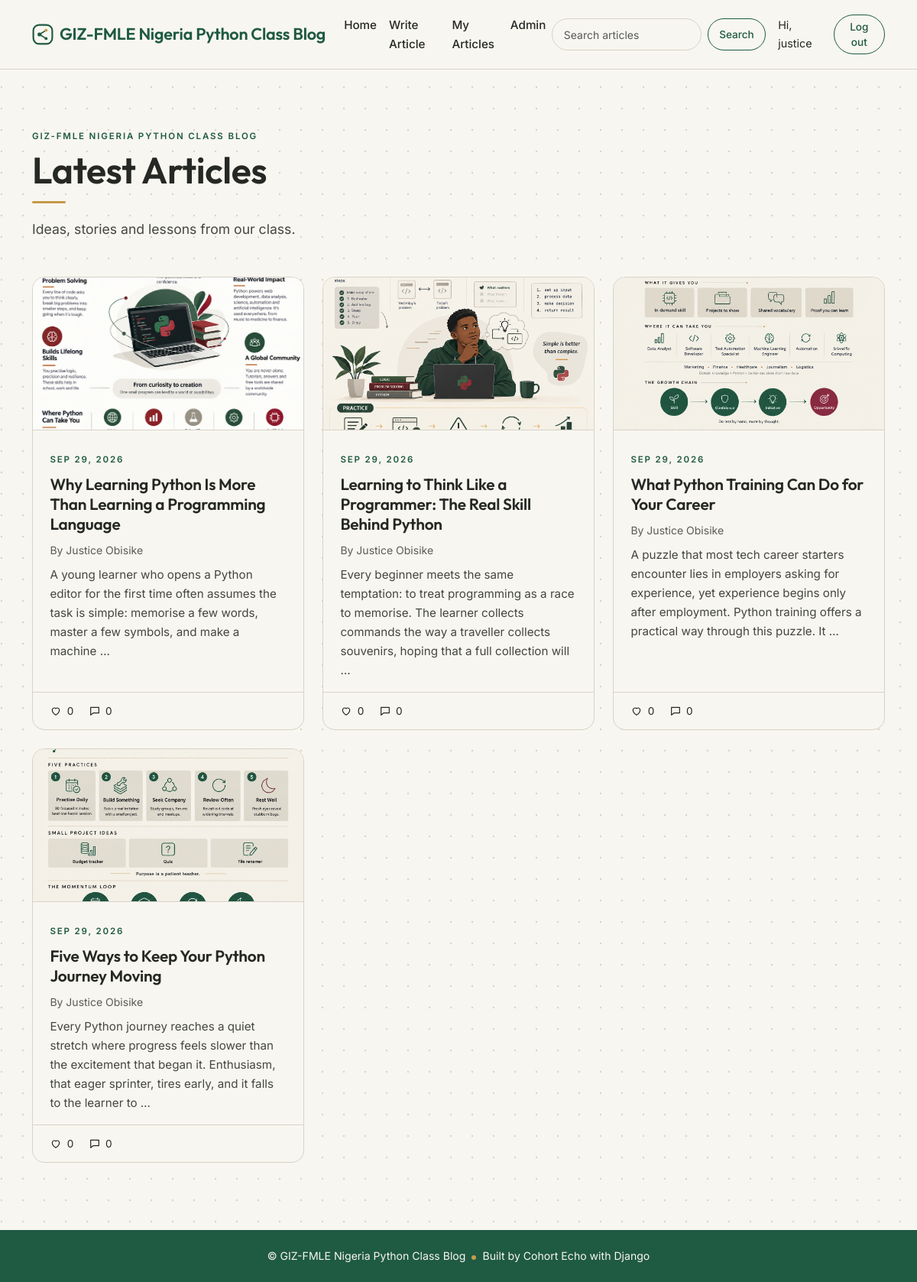
Screenshot of / (signed in) with the database file from the repository.
### blog/models.py (models this page shows, shortened)
class Post(models.Model):
    STATUS_CHOICES = [
        ('draft', 'Draft'),
        ('published', 'Published'),
    ]
    title = models.CharField(max_length=200)
    slug = models.SlugField(max_length=220, unique=True, blank=True)
    author = models.ForeignKey(
        settings.AUTH_USER_MODEL, on_delete=models.CASCADE, related_name='posts'
    )
    cover_image = models.ImageField(upload_to='covers/', blank=True, null=True)
    content = models.TextField()
    status = models.CharField(max_length=10, choices=STATUS_CHOICES, default='published')
    created_at = models.DateTimeField(auto_now_add=True)
    updated_at = models.DateTimeField(auto_now=True)
    likes = models.ManyToManyField(
        settings.AUTH_USER_MODEL, related_name='liked_posts', blank=True
    )
    class Meta:
        ordering = ['-created_at']
    def get_absolute_url(self):
        return reverse('post_detail', kwargs={'slug': self.slug})

### blog/views.py (the view)
# urls.py: path('', views.PostListView.as_view(), name='home'),
class PostListView(ListView):
    template_name = 'blog/home.html'
    context_object_name = 'posts'
    paginate_by = 6
    def get_queryset(self):
        qs = (
            Post.objects.filter(status='published')
            .select_related('author')
            .annotate(
                like_count=Count('likes', distinct=True),
                comment_count=Count(
                    'comments', filter=Q(comments__active=True), distinct=True
                ),
            )
        )
        q = self.request.GET.get('q', '').strip()
        if q:
            qs = qs.filter(Q(title__icontains=q) | Q(content__icontains=q))
        return qs

### blog/context_processors.py (called while the page is built)
def author_status(request):
    return {'is_author': is_author(request.user)}

### blog/permissions.py (called while the page is built)
def is_author(user):
    return user.is_authenticated and (
        user.is_superuser or user.groups.filter(name='Authors').exists()
    )

### templates/blog/home.html (shortened to what this page needs)
{% extends 'base.html' %}
{% block content %}
<header class="page-hero">
  <span class="eyebrow">GIZ-FMLE Nigeria Python Class Blog</span>
  <h1 class="display-title">Latest Articles</h1>
  <div class="amber-rule"></div>
  <p class="lead-text">Ideas, stories and lessons from our class.</p>
</header>
<div class="row row-cols-1 row-cols-md-2 row-cols-lg-3 g-4">
  {% for post in posts %}
    <div class="col">
      <article class="post-card">
        {% if post.cover_image %}
          <img src="{{ post.cover_image.url }}" class="post-card__cover" alt="{{ post.title }}">
        {% endif %}
        <div class="post-card__body">
          <span class="eyebrow">{{ post.created_at|date:"M d, Y" }}</span>
          <h2 class="post-card__title">
            <a href="{{ post.get_absolute_url }}">{{ post.title }}</a>
          </h2>
          <p class="small mb-2" style="opacity:.75;">
            By {{ post.author.get_full_name|default:post.author.username }}
          </p>
          <p class="post-card__excerpt">{{ post.content|truncatewords:30 }}</p>
        </div>
        <div class="post-card__footer">
          <span class="icon-stat">
            <svg viewBox="0 0 24 24"><path d="M12 20s-7-4.4-7-10a4 4 0 0 1 7-2.6A4 4 0 0 1 19 10c0 5.6-7 10-7 10z"/></svg>
            {{ post.like_count }}
          </span>
          <span class="icon-stat">
            <svg viewBox="0 0 24 24"><path d="M4 5h16v11H9l-5 4V5z"/></svg>
            {{ post.comment_count }}
          </span>
        </div>
      </article>
    </div>
  {% empty %}
    <p>No articles found.</p>
  {% endfor %}
</div>
{% endblock %}

### templates/base.html (shortened to what this page needs)
{% load static %}
<!DOCTYPE html>
<html lang="en">
<head>
  <link href="https://cdn.jsdelivr.net/npm/bootstrap@5.3.3/dist/css/bootstrap.min.css" rel="stylesheet">
  <link rel="stylesheet" href="{% static 'css/custom.css' %}?v=2">
</head>
<body class="d-flex flex-column min-vh-100">
<nav class="navbar navbar-expand-lg site-nav sticky-top">
  <div class="container">
    <a class="navbar-brand d-flex align-items-center gap-2" href="{% url 'home' %}">
      <span>GIZ-FMLE Nigeria Python Class Blog</span>
    </a>
    <div class="collapse navbar-collapse" id="mainNav">
      <ul class="navbar-nav me-auto">
        <li class="nav-item"><a class="nav-link" href="{% url 'home' %}">Home</a></li>
        {% if is_author %}
          <li class="nav-item"><a class="nav-link" href="{% url 'post_create' %}">Write Article</a></li>
          <li class="nav-item"><a class="nav-link" href="{% url 'my_posts' %}">My Articles</a></li>
        {% endif %}
        {% if user.is_superuser %}
          <li class="nav-item"><a class="nav-link" href="{% url 'admin:index' %}">Admin</a></li>
        {% endif %}
      </ul>
      <form class="d-flex me-lg-3 my-2 my-lg-0" method="get" action="{% url 'home' %}">
        <input class="form-control form-control-sm search-input me-2" type="search" name="q"
               placeholder="Search articles" value="{{ request.GET.q }}">
        <button class="btn btn-outline-primary btn-sm">Search</button>
      </form>
      <ul class="navbar-nav align-items-lg-center">
        {% if user.is_authenticated %}
          <li class="nav-item navbar-text me-3">Hi, {{ user.username }}</li>
          <li class="nav-item">
            <form method="post" action="{% url 'logout' %}">
              <button class="btn btn-outline-primary btn-sm">Log out</button>
            </form>
          </li>
        {% else %}
          <li class="nav-item"><a class="nav-link" href="{% url 'login' %}">Log in</a></li>
          <li class="nav-item ms-lg-2"><a class="btn btn-primary btn-sm" href="{% url 'signup' %}">Sign up</a></li>
        {% endif %}
      </ul>
    </div>
  </div>
</nav>
<main class="container my-4 flex-grow-1">
  {% block content %}{% endblock %}
</main>
<footer class="site-footer">
  <span>&copy; GIZ-FMLE Nigeria Python Class Blog</span><span class="dot-amber"></span><span>Built by Cohort Echo with Django</span>
</footer>
</body>
</html>

### static/css/custom.css (style rules this page uses)
:root { --warm-white: #F8F6F0; --forest: #1F5A43; --stone: #D8D3C8; --brick: #8B3A42; --charcoal: #252824; --amber: #C69A4A; --radius: 16px; --font-heading: 'Outfit', 'Poppins', system-ui, sans-serif; --font-body: 'Inter', system-ui, -apple-system, 'Segoe UI', sans-serif; --bs-body-bg: #F8F6F0; --bs-body-bg-rgb: 248, 246, 240; --bs-body-color: #252824; --bs-body-color-rgb: 37, 40, 36; --bs-body-font-family: var(--font-body); --bs-link-color-rgb: 31, 90, 67; --bs-link-hover-color-rgb: 37, 40, 36; --bs-danger-rgb: 139, 58, 66; --bs-border-color: #D8D3C8; }
body { font-family: var(--font-body); color: var(--charcoal); background-color: var(--warm-white); line-height: 1.65; }
h1, h2, h3, h4, h5, h6, .navbar-brand, .display-title { font-family: var(--font-heading); font-weight: 600; letter-spacing: -0.01em; color: var(--charcoal); }
a { text-decoration: none; }
.eyebrow { font-size: .72rem; letter-spacing: .16em; text-transform: uppercase; font-weight: 600; color: var(--forest); }
.amber-rule { width: 44px; height: 3px; background: var(--amber); border-radius: 2px; margin: .9rem 0 1.2rem; }
.dot-amber { display: inline-block; width: 6px; height: 6px; border-radius: 50%; background: var(--amber); margin: 0 .5rem; vertical-align: middle; }
.lead-text { font-size: 1.1rem; max-width: 42rem; opacity: .85; }
.page-hero { padding: 3rem 0 2rem; }
.display-title { font-size: clamp(2rem, 4.5vw, 3rem); line-height: 1.1; margin: .4rem 0 0; }
.site-nav { background: var(--warm-white); border-bottom: 1px solid var(--stone); padding: .75rem 0; }
.site-nav .navbar-brand { color: var(--forest); font-size: 1.35rem; }
.site-nav .nav-link { color: var(--charcoal); font-weight: 500; font-size: .95rem; }
.site-nav .navbar-text { color: var(--charcoal); font-size: .9rem; }
.btn { border-radius: 999px; font-weight: 500; padding: .5rem 1.2rem; }
.btn-sm { padding: .3rem .9rem; font-size: .85rem; }
.btn-outline-primary { --bs-btn-color: #1F5A43; --bs-btn-border-color: #1F5A43; --bs-btn-hover-color: #F8F6F0; --bs-btn-hover-bg: #1F5A43; --bs-btn-hover-border-color: #1F5A43; --bs-btn-active-color: #F8F6F0; --bs-btn-active-bg: #1F5A43; --bs-btn-active-border-color: #1F5A43; --bs-btn-focus-shadow-rgb: 31, 90, 67; }
.form-control, .form-select { background-color: var(--warm-white); border: 1px solid var(--stone); border-radius: 12px; color: var(--charcoal); padding: .6rem .9rem; }
.search-input { min-width: 190px; border-radius: 999px; }
.post-card { display: flex; flex-direction: column; height: 100%; background: var(--warm-white); border: 1px solid var(--stone); border-radius: var(--radius); overflow: hidden; transition: border-color .2s ease; }
.post-card__cover { width: 100%; height: 200px; object-fit: cover; display: block; border-bottom: 1px solid var(--stone); }
.post-card__body { padding: 1.4rem 1.4rem 1rem; flex-grow: 1; }
.post-card__title { font-size: 1.3rem; line-height: 1.25; margin: .5rem 0 .6rem; }
.post-card__title a { color: var(--charcoal); }
.post-card__excerpt { font-size: .95rem; opacity: .85; margin: 0; }
.post-card__footer { display: flex; gap: 1.2rem; align-items: center; padding: .8rem 1.4rem; border-top: 1px solid var(--stone); font-size: .85rem; }
.icon-stat { display: inline-flex; align-items: center; gap: .4rem; }
.icon-stat svg, .chip svg { width: 16px; height: 16px; fill: none; stroke: currentColor; stroke-width: 1.8; stroke-linecap: round; stroke-linejoin: round; }
.site-footer { background: var(--forest); color: var(--warm-white); text-align: center; padding: 1.4rem 0; margin-top: 4rem; font-size: .88rem; }

### rows the page displays
Post: cover_image (picture), created_at "SEP 29, 2026", title "Why Learning Python Is More Than Learning a Programming Language", author.get_full_name "Justice Obisike", content "A young learner who opens a Python editor for the first time often assumes the task is simple: memorise a few words, master a few symbols, and make a machine …", like_count "0", comment_count "0"
Post: cover_image (picture), created_at "SEP 29, 2026", title "Learning to Think Like a Programmer: The Real Skill Behind Python", author.get_full_name "Justice Obisike", content "Every beginner meets the same temptation: to treat programming as a race to memorise. The learner collects commands the way a traveller collects souvenirs, hoping that a full collection will …", like_count "0", comment_count "0"
Post: cover_image (picture), created_at "SEP 29, 2026", title "What Python Training Can Do for Your Career", author.get_full_name "Justice Obisike", content "A puzzle that most tech career starters encounter lies in employers asking for experience, yet experience begins only after employment. Python training offers a practical way through this puzzle. It …", like_count "0", comment_count "0"
Post: cover_image (picture), created_at "SEP 29, 2026", title "Five Ways to Keep Your Python Journey Moving", author.get_full_name "Justice Obisike", content "Every Python journey reaches a quiet stretch where progress feels slower than the excitement that began it. Enthusiasm, that eager sprinter, tires early, and it falls to the learner to …", like_count "0", comment_count "0"

### other values shown
{{ user.username }} "justice"
